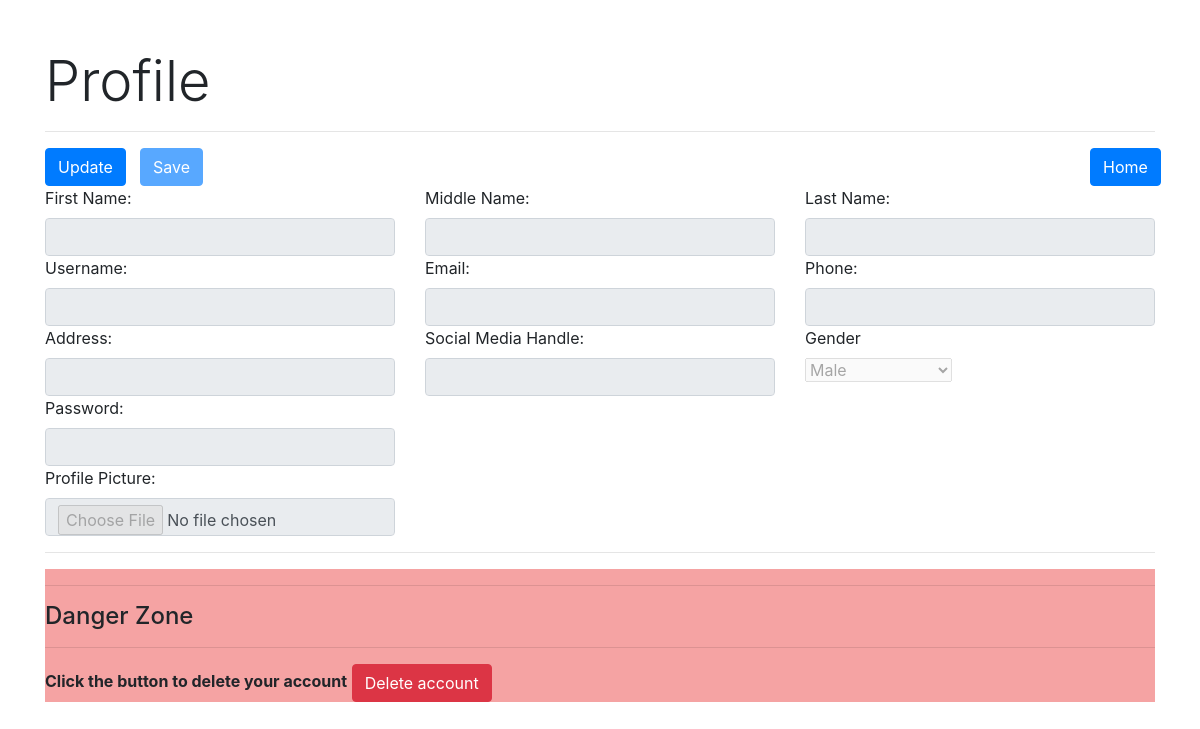
The app's page /influencer/cr7/profile, older data.
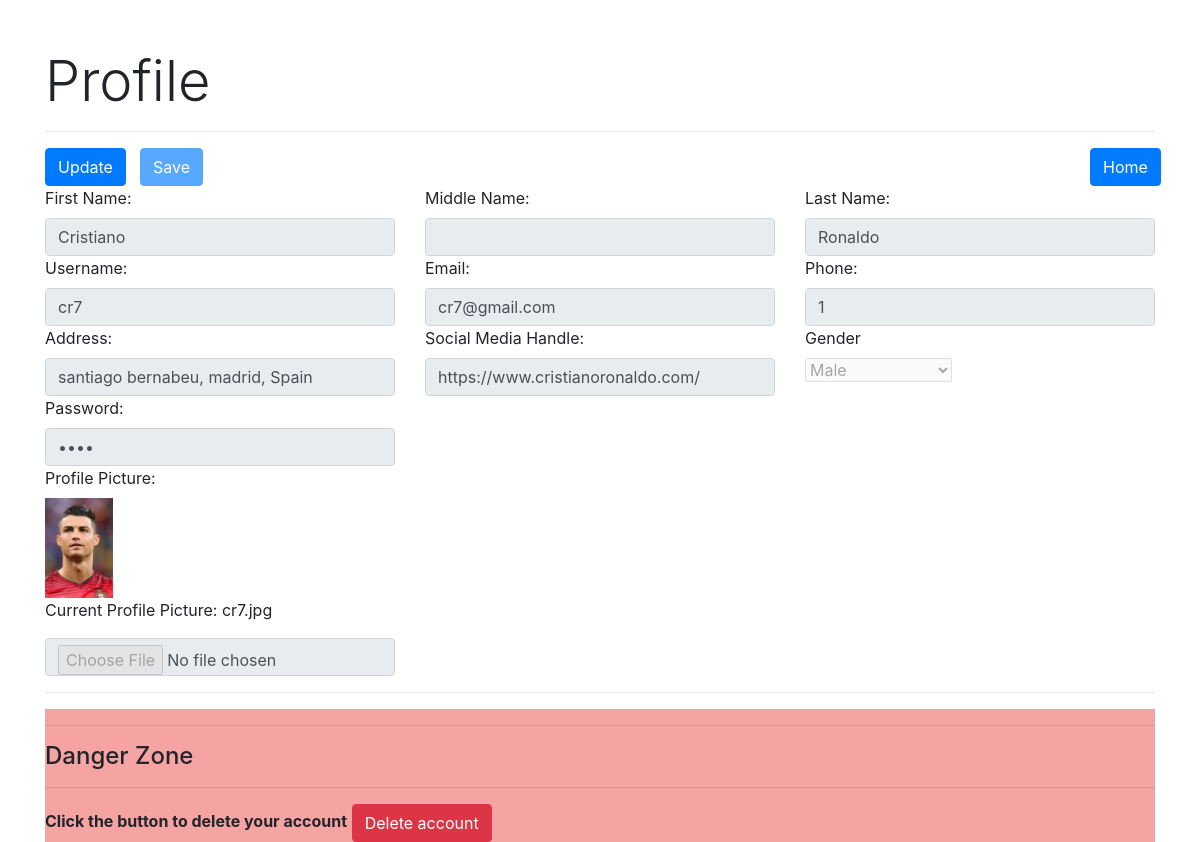
The same page, newer data.
### confluence-flask/application/models.py (models this page shows)
class Influencers(db.Model):
    __tablename__ = 'influencers'
    id = db.Column(db.Integer, primary_key=True, autoincrement=True)
    username = db.Column(db.String(100), nullable=False)
    Fname = db.Column(db.String(100), nullable=False)
    Mname = db.Column(db.String(100), nullable=True)
    Lname = db.Column(db.String(100), nullable=True)
    gender = db.Column(db.String(50), nullable=False)
    address = db.Column(db.String, nullable=False)
    email = db.Column(db.String, nullable=False)
    phone = db.Column(db.String(20), nullable=False)
    socialmedia = db.Column(db.String(100), nullable=False)
    profilePic = db.Column(db.String, nullable=True)
    password = db.Column(db.String(100), nullable=False)
    accounts = db.relationship('InfluencerAccounts', backref='influencer', cascade="all, delete-orphan")

### confluence-flask/application/controller.py (the view)
@main_bp.route('/influencer/<username>/profile')
def influencer_profile(username):
    influencer = Influencers.query.filter_by(username=username).first()
    return render_template('influencer_profile.html', influencer=influencer)

### confluence-flask/application/templates/influencer_profile.html (shortened to what this page needs)
<!DOCTYPE html>
<html lang="en">
<head>
    <link href="https://stackpath.bootstrapcdn.com/bootstrap/4.5.2/css/bootstrap.min.css" rel="stylesheet">
</head>
<body>
    <div class="container mt-5">
        <div class="jumbotron-fluid">
            <h1 class="display-4">Profile</h1>
        </div>
        <hr>
        <form id="profileForm" action="/influencer/{{influencer.username}}/update" method="POST" enctype="multipart/form-data">
            <div class="row">
                <div class="col-md-1">
                    <button type="button" id="updateBtn" class="btn btn-primary">Update</button>
                </div>
                <div class="col-md-4">
                    <button type="button" id="saveBtn" class="btn btn-primary" disabled>Save</button>
                </div>
                <div class="col-md-6">
                </div>
                <div class="col-md-1">
                    <a href="/influencer/{{influencer.username}}" class="btn btn-primary">Home</a>
                </div>
            </div>
            <div class="row">
                <div class="col-md-4">
                    <label for="Fname">First Name:</label>
                    <input type="text" class="form-control" id="Fname" name="Fname" value="{{influencer.Fname}}" disabled>
                </div>
                <div class="col-md-4">
                    <label for="Mname">Middle Name:</label>
                    <input type="text" class="form-control" id="Mname" name="Mname" value="{{influencer.Mname}}" disabled>
                </div>
                <div class="col-md-4">
                    <label for="Lname">Last Name:</label>
                    <input type="text" class="form-control" id="Lname" name="Lname" value="{{influencer.Lname}}" disabled>
                </div>
            </div>
            <div class="row">
                <div class="col-md-4">
                    <label for="username">Username:</label>
                    <input type="text" class="form-control" id="username" name="username" value="{{influencer.username}}" required disabled>
                </div>
                <div class="col-md-4">
                    <label for="email">Email:</label>
                    <input type="email" class="form-control" id="email" name="email" value="{{influencer.email}}" required disabled>
                </div>
                <div class="col-md-4">
                    <label for="phone">Phone:</label>
                    <input type="text" class="form-control" id="phone" name="phone" value="{{influencer.phone}}" required disabled>
                </div>
            </div>
            <div class="row">
                <div class="col-md-4">
                    <label for="address">Address:</label>
                    <input type="text" class="form-control" id="address" name="address" value="{{influencer.address}}" required disabled>
                </div>
                <div class="col-md-4">
                    <label for="socialmedia">Social Media Handle:</label>
                    <input type="text" class="form-control" id="socialmedia" name="socialmedia" value="{{influencer.socialmedia}}" required disabled>
                </div>
                <div class="col-md-4">
                    <label for="gender" class="form-label">Gender</label><br>
                    <select class="form-select" id="gender" name="gender" disabled>
                        <option value="male" {% if influencer.gender == 'male' %}selected{% endif %}>Male</option>
                    </select>
                </div>
            </div>
            <div class="row">
                <div class="col-md-4">
                    <label for="password">Password:</label>
                    <input type="password" class="form-control" id="password" name="password" value="{{influencer.password}}" required disabled>
                </div>
            </div>
            <div class="row">
                <div class="col-md-4">
                    <label for="profilePic">Profile Picture:</label>
                    {% if influencer.profilePic %}
                        <div>
                            <img src="{{ url_for('static', filename='uploads/' + influencer.profilePic) }}" alt="Current Profile Picture" style="max-width: 100px; max-height: 100px;">
                            <p>Current Profile Picture: {{ influencer.profilePic }}</p>
                        </div>
                    {% endif %}
                    <input type="file" class="form-control" id="profilePic" name="profilePic" disabled>
                </div>
            </div>
        </form>
        <hr>
        <div style="background-color: hsl(0, 80%, 80%);">
            <div class="row">
                <div class="col-md-12">
                    <hr>
                    <h4>Danger Zone</h4>
                    <hr>
                </div>
            </div>
            <div class="row">
                <div class="col-md-6">
                    <strong>Click the button to delete your account</strong>
                    <a href="/influencer/{{influencer.username}}/delete" class="btn btn-danger">Delete account</a>
                </div>
            </div>
        </div>
    </div>
</body>
</html>

Row changes from the older to the newer data that the page shows:
added Influencers: Fname "Cristiano", Lname "Ronaldo", username "cr7", email "cr7@gmail.com", phone "1", address "santiago bernabeu, madrid, Spain", socialmedia "https://www.cristianoronaldo.com/", gender "Male", profilePic (picture), profilePic "cr7.jpg"
Text that changed along with them:
form field gender: "Male" → (not shown)
text now shown: "Current Profile Picture:"
